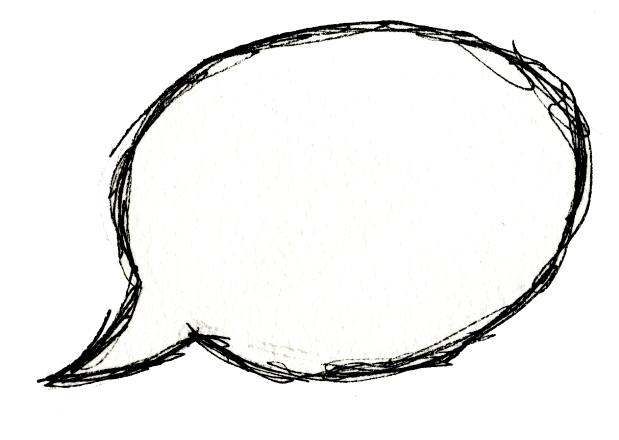
#> input picture resources/imgs/callout_1.png, 1238 x 879 px (shown at 1/2 size)
$ jupyter execute --allow-errors test.ipynb
#> lines starting #> are read from the running program, lines starting #| are printed output that depends on the picture
[cell 1]
import pandas as pd
# from sklearn.feature_extraction.text import TfidfVectorizer
# from nltk.tokenize import TreebankWordTokenizer

# from nltk.stem import WordNetLemmatizer


import matplotlib.pyplot as plt
from wordcloud import WordCloud

# [6 lines of commented-out code are left out]

import numpy as np

from PIL import Image

### Function Declaration

[cell 2]
# [40 lines left out: functions expand_contractions, strip_links, strip_mentions, not called in this run]

#Function to Lemmatize the words
'''
Lemmatization is the process of reducing a variation of a word to
it's root word. For example; cooking to cook or adventurous to adventure
'''
#Create a function lemmatizer from WordNetLemmatizer
#> (the rest of this cell did not finish here and is left out)

#> (a cell that did not finish here is left out)

#> (a cell that did not finish here is left out)

#> (a cell that did not finish here is left out)

#> (a cell that did not finish here is left out)

#> (a cell that did not finish here is left out)

#> (a cell that did not finish here is left out)

#> (a cell that did not finish here is left out)

#> (a cell that did not finish here is left out)

#> (a cell that did not finish here is left out)

#> (a cell that did not finish here is left out)

[cell 13]
mask = np.array(Image.open('resources/imgs/callout_1.png'))
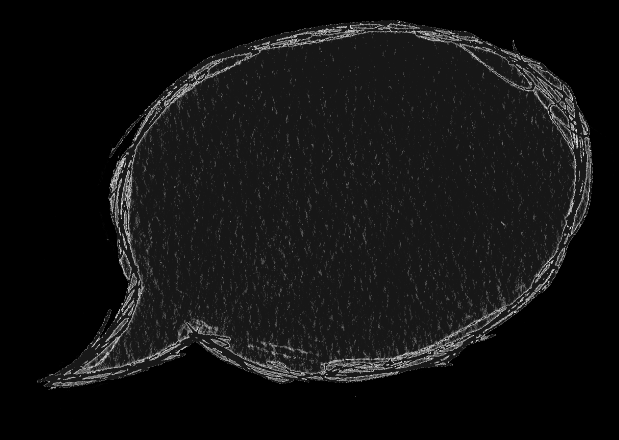
#> mask: shape (879, 1238) (shown at 1/2 size); min 0, max 255, mean 18.4

# mask

def transform_format(val):
    if val == 0:
        return 255
    else:
        return val


trans_mask = np.ndarray((mask.shape[0],mask.shape[1]), np.int32)


for k in range(len(mask)):
    # print(mask[k])
    trans_mask[k] = list(map(transform_format,mask[k]))
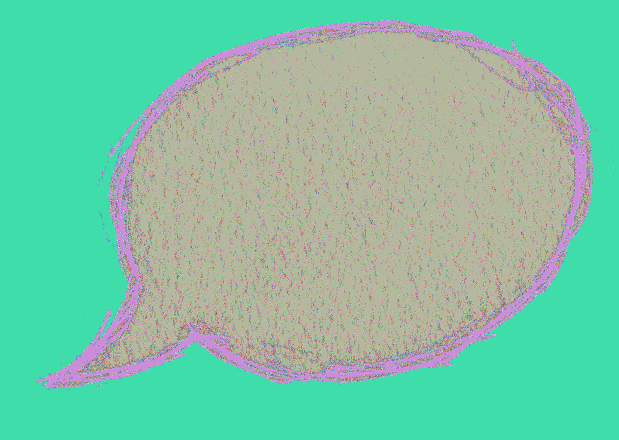
#> trans_mask: shape (879, 1238) int32 (shown at 1/2 size); 255 distinct labels, from 1 to 255; one colour per label, 0 black
